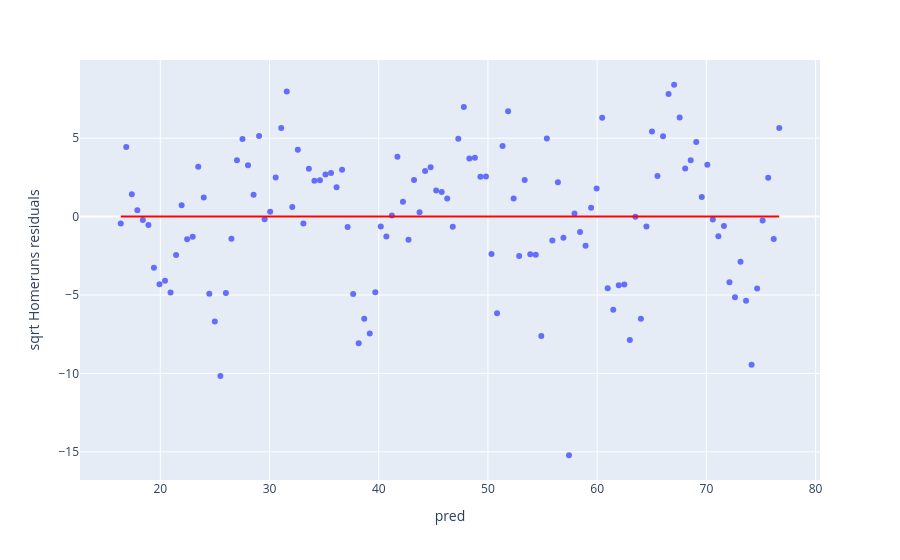

Source (notebook cell):
### Code cell
homeruns['sqrt Homeruns'] = np.sqrt(homeruns['Homeruns'])
create_residual_plot(homeruns, 'Year', 'sqrt Homeruns')
